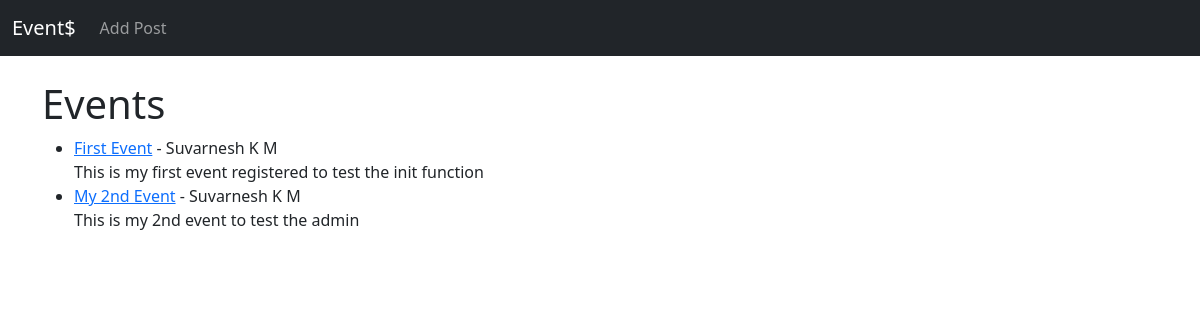
Before: / with the older database file.
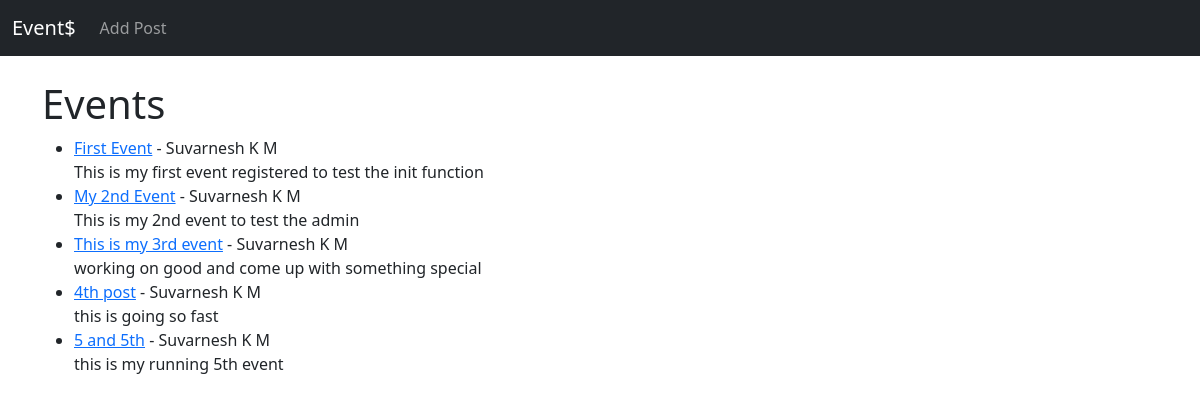
After: the same page with the newer database file.
### theevent/models.py (models this page shows, shortened)
class Post(models.Model):
	title = models.CharField(max_length=255)
	title_tag = models.CharField(max_length=255)
	author = models.ForeignKey(User, on_delete=models.CASCADE)
	body = models.TextField()

### theevent/views.py (the view)
# urls.py: path('', HomeView.as_view(), name="home"),
class HomeView(ListView):
	model = Post
	template_name = 'home.html'

### theevent/templates/home.html
{% extends 'base.html' %}
{% block content %}
<h1>Events</h1>
<ul>
	{% for post in object_list %}
	<li><a href="{% url 'event-detail' post.pk %}">{{ post.title }}</a> - {{ post.author.first_name }} {{ post.author.last_name }}<br />
	{{ post.body }}</li>
	{% endfor %}
</ul>
{% endblock %}

### theevent/templates/base.html (shortened to what this page needs)
<!doctype html>
<html lang="en">
  <head>
    <link href="https://cdn.jsdelivr.net/npm/bootstrap@5.0.1/dist/css/bootstrap.min.css" rel="stylesheet">
  </head>
  <body>
    <nav class="navbar navbar-expand-lg navbar-dark bg-dark">
  <div class="container-fluid">
    <a class="navbar-brand" href="{% url 'home' %}">Event$</a>
    <div class="collapse navbar-collapse" id="navbarSupportedContent">
      <ul class="navbar-nav me-auto mb-2 mb-lg-0">
        <li class="nav-item">
          <a class="nav-link" href="{% url 'add_event' %}">Add Post</a>
        </li>
      </ul>
    </div>
  </div>
</nav>
   <br />
   <div class="container">
    {% block content %}
    {% endblock %}
</div>
  </body>
</html>

Changed rows visible on the page:
added Post: title "This is my 3rd event", author.first_name "Suvarnesh", author.last_name "K M", body "working on good and come up with something special"
added Post: title "4th post", author.first_name "Suvarnesh", author.last_name "K M", body "this is going so fast"
added Post: title "5 and 5th", author.first_name "Suvarnesh", author.last_name "K M", body "this is my running 5th event"
